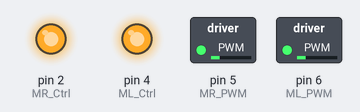
Bench run of a sketch on a simulated Arduino Uno, built with avr-gcc and run on an emulated ATmega328P. Parts: switched loads named in the sketch (green lamp = pin HIGH), output pins drawn as LEDs (lit = HIGH).

Above: at 0.05 s.
At 2.5 s:
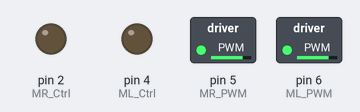
At 5.0 s:
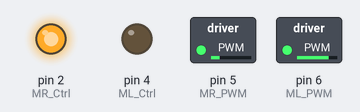
At 7.45 s:
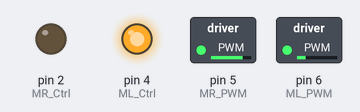
At 9.95 s:
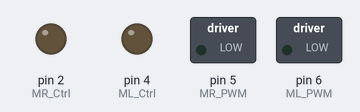
Timing chart, 0 to 13.0 s (numbered marks = the images above):
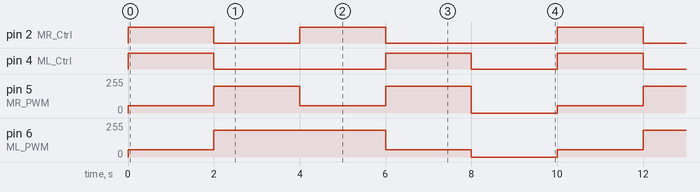

The sketch:

lesson_8.ino
```cpp
/*
  Keyestudio Mini Tank Robot V3 (Popular Edition)
  lesson 8
  motor driver
  http://www.keyestudio.com
*/
#define ML_Ctrl 4  //Define the direction control pin of the left motor
#define ML_PWM  6  //Define the PWM control pin of the left motor
#define MR_Ctrl 2  //Define the direction control pin of the right motor
#define MR_PWM  5  //Define the PWM control pin of the right motor

void setup()
{
  pinMode(ML_Ctrl, OUTPUT);//Define the direction control pin of the left motor as OUTPUT
  pinMode(ML_PWM, OUTPUT);//Define the PWM control pin of the left motor as OUTPUT
  pinMode(MR_Ctrl, OUTPUT);//Define the direction control pin of the right motor as OUTPUT
  pinMode(MR_PWM, OUTPUT);//Define the PWM control pin of the right motor as OUTPUT
}

void loop()
{
  //front
  digitalWrite(ML_Ctrl, HIGH); //Set direction control speed of the left motor to HIGH
  analogWrite(ML_PWM, 55); //PWM control speed of the left motor is 200
  digitalWrite(MR_Ctrl, HIGH); //Set direction control speed of the right motor to HIGH
  analogWrite(MR_PWM, 55); //PWM control speed of the right motor is 200
  delay(2000);//delay in 2s

  //back
  digitalWrite(ML_Ctrl, LOW); //Set direction control speed of the left motor to LOW
  analogWrite(ML_PWM, 200); //PWM control speed of the left motor is 200
  digitalWrite(MR_Ctrl, LOW); //Set direction control speed of the right motor to LOW
  analogWrite(MR_PWM, 200); //PWM control speed of the right motor is 200
  delay(2000);//delay in 2s

  //turn left
  digitalWrite(ML_Ctrl, LOW); //Set direction control speed of the left motor to LOW
  analogWrite(ML_PWM, 200); //PWM control speed of the left motor is 200
  digitalWrite(MR_Ctrl, HIGH); //Set direction control speed of the right motor to HIGH
  analogWrite(MR_PWM, 55); //PWM control speed of the right motor is 200
  delay(2000);//delay in 2s

  //turn right
  digitalWrite(ML_Ctrl, HIGH); //Set direction control speed of the left motor to HIGH
  analogWrite(ML_PWM, 55); //PWM control speed of the left motor is 200
  digitalWrite(MR_Ctrl, LOW); //Set direction control speed of the right motor to LOW
  analogWrite(MR_PWM, 200); //PWM control speed of the right motor is 200
  delay(2000);//delay in 2s

  //stop
  digitalWrite(ML_Ctrl, LOW);
  analogWrite(ML_PWM, 0); //PWM control speed of the left motor is 0
  digitalWrite(MR_Ctrl, LOW);
  analogWrite(MR_PWM, 0); //PWM control speed of the right motor is 0
  delay(2000);//delay in 2s
}
//*****************************************
```

Measured:
- by itself, pin 2 (MR_Ctrl): repeats every 10.0 s: LOW 2.0 s, HIGH 2.0 s, LOW 4.0 s, HIGH 2.0 s
- by itself, pin 4 (ML_Ctrl): repeats every 10.0 s: LOW 4.0 s, HIGH 2.0 s, LOW 2.0 s, HIGH 2.0 s
- by itself, pin 5 (MR_PWM): repeats every 10.0 s: 200/255 2.0 s, 55/255 2.0 s, 200/255 2.0 s, 0/255 2.0 s, 55/255 2.0 s
- by itself, pin 6 (ML_PWM): repeats every 10.0 s: 200/255 4.0 s, 55/255 2.0 s, 0/255 2.0 s, 55/255 2.0 s
